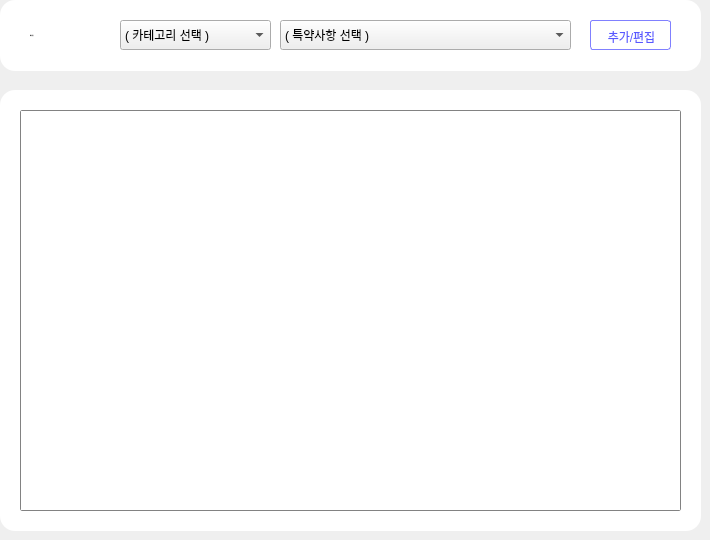
    <widget class="QWidget" name="page_2">
     <widget class="QFrame" name="my_sc_frame">
      <property name="geometry">
       <rect>
        <x>0</x>
        <y>0</y>
        <width>701</width>
        <height>71</height>
       </rect>
      </property>
      <property name="styleSheet">
       <string notr="true">#my_sc_frame {
	background-color: white;
	border-radius: 15px;
}</string>
      </property>
      <property name="frameShape">
       <enum>QFrame::StyledPanel</enum>
      </property>
      <property name="frameShadow">
       <enum>QFrame::Raised</enum>
      </property>
      <widget class="QLabel" name="lb_item_nm_11">
       <property name="geometry">
        <rect>
         <x>30</x>
         <y>20</y>
         <width>60</width>
         <height>30</height>
        </rect>
       </property>
       <property name="font">
        <font>
         <family>웰컴체 Regular</family>
         <pointsize>-1</pointsize>
         <weight>50</weight>
         <italic>false</italic>
         <bold>false</bold>
        </font>
       </property>
       <property name="styleSheet">
        <string notr="true"/>
       </property>
       <property name="text">
        <string>특약사항</string>
       </property>
      </widget>
      <widget class="QPushButton" name="btn_balance_cal_2">
       <property name="geometry">
        <rect>
         <x>640</x>
         <y>181</y>
         <width>28</width>
         <height>28</height>
        </rect>
       </property>
       <property name="styleSheet">
        <string notr="true">QPushButton {
	background-color: rgba(0,0,0,0);
	border-radius: 4px;
}

QPushButton::hover {
	background-color: rgba(44,62,80,50)
}

QPushButton:pressed {
	background-color: rgba(44,62,80,80)
}</string>
       </property>
       <property name="text">
        <string/>
       </property>
      </widget>
      <widget class="QPushButton" name="btn_2st_cal_2">
       <property name="geometry">
        <rect>
         <x>640</x>
         <y>141</y>
         <width>28</width>
         <height>28</height>
        </rect>
       </property>
       <property name="styleSheet">
        <string notr="true">QPushButton {
	background-color: rgba(0,0,0,0);
	border-radius: 4px;
}

QPushButton::hover {
	background-color: rgba(44,62,80,50)
}

QPushButton:pressed {
	background-color: rgba(44,62,80,80)
}</string>
       </property>
       <property name="text">
        <string/>
       </property>
      </widget>
      <widget class="QPushButton" name="btn_1st_cal_2">
       <property name="geometry">
        <rect>
         <x>640</x>
         <y>101</y>
         <width>28</width>
         <height>28</height>
        </rect>
       </property>
       <property name="styleSheet">
        <string notr="true">QPushButton {
	background-color: rgba(0,0,0,0);
	border-radius: 4px;
}

QPushButton::hover {
	background-color: rgba(44,62,80,50)
}

QPushButton:pressed {
	background-color: rgba(44,62,80,80)
}</string>
       </property>
       <property name="text">
        <string/>
       </property>
      </widget>
      <widget class="QComboBox" name="cbx_land_details_2">
       <property name="geometry">
        <rect>
         <x>280</x>
         <y>20</y>
         <width>291</width>
         <height>30</height>
        </rect>
       </property>
       <item>
        <property name="text">
         <string>( 특약사항 선택 )</string>
        </property>
       </item>
      </widget>
      <widget class="QComboBox" name="cbx_land_2">
       <property name="geometry">
        <rect>
         <x>120</x>
         <y>20</y>
         <width>151</width>
         <height>30</height>
        </rect>
       </property>
       <property name="iconSize">
        <size>
         <width>0</width>
         <height>0</height>
        </size>
       </property>
       <item>
        <property name="text">
         <string>( 카테고리 선택 )</string>
        </property>
       </item>
      </widget>
      <widget class="QPushButton" name="btn_back_3">
       <property name="geometry">
        <rect>
         <x>590</x>
         <y>20</y>
         <width>81</width>
         <height>30</height>
        </rect>
       </property>
       <property name="styleSheet">
        <string notr="true">QPushButton {
    font: 15px &quot;웰컴체 Regular&quot;;
    color: rgb(88,88,255);
    border: 1px solid rgb(128,128,255);
    padding-top: 3px;
    padding-left: 2px;
    border-radius: 3px;
    background: white;
    outline: none;
}

QPushButton:pressed {
    padding-left: 4px;
    padding-top: 5px;
    background-color: rgb(245,245,245);
}

QPushButton:disabled {
    background-color: rgb(166, 168, 171);
}</string>
       </property>
       <property name="text">
        <string>추가/편집</string>
       </property>
      </widget>
     </widget>
     <widget class="QFrame" name="sc_frame">
      <property name="geometry">
       <rect>
        <x>0</x>
        <y>90</y>
        <width>701</width>
        <height>441</height>
       </rect>
      </property>
      <property name="styleSheet">
       <string notr="true">#sc_frame {
	background-color: white;
	border-radius: 15px;
}</string>
      </property>
      <property name="frameShape">
       <enum>QFrame::StyledPanel</enum>
      </property>
      <property name="frameShadow">
       <enum>QFrame::Raised</enum>
      </property>
      <widget class="QPushButton" name="btn_balance_cal_3">
       <property name="geometry">
        <rect>
         <x>640</x>
         <y>181</y>
         <width>28</width>
         <height>28</height>
        </rect>
       </property>
       <property name="styleSheet">
        <string notr="true">QPushButton {
	background-color: rgba(0,0,0,0);
	border-radius: 4px;
}

QPushButton::hover {
	background-color: rgba(44,62,80,50)
}

QPushButton:pressed {
	background-color: rgba(44,62,80,80)
}</string>
       </property>
       <property name="text">
        <string/>
       </property>
      </widget>
      <widget class="QPushButton" name="btn_2st_cal_3">
       <property name="geometry">
        <rect>
         <x>640</x>
         <y>141</y>
         <width>28</width>
         <height>28</height>
        </rect>
       </property>
       <property name="styleSheet">
        <string notr="true">QPushButton {
	background-color: rgba(0,0,0,0);
	border-radius: 4px;
}

QPushButton::hover {
	background-color: rgba(44,62,80,50)
}

QPushButton:pressed {
	background-color: rgba(44,62,80,80)
}</string>
       </property>
       <property name="text">
        <string/>
       </property>
      </widget>
      <widget class="QPushButton" name="btn_1st_cal_3">
       <property name="geometry">
        <rect>
         <x>640</x>
         <y>101</y>
         <width>28</width>
         <height>28</height>
        </rect>
       </property>
       <property name="styleSheet">
        <string notr="true">QPushButton {
	background-color: rgba(0,0,0,0);
	border-radius: 4px;
}

QPushButton::hover {
	background-color: rgba(44,62,80,50)
}

QPushButton:pressed {
	background-color: rgba(44,62,80,80)
}</string>
       </property>
       <property name="text">
        <string/>
       </property>
      </widget>
      <widget class="QTextEdit" name="textEdit">
       <property name="geometry">
        <rect>
         <x>20</x>
         <y>20</y>
         <width>661</width>
         <height>401</height>
        </rect>
       </property>
       <property name="styleSheet">
        <string notr="true">QTextEdit {
	font: bold 15px;
	color: rgb(65,65,65);
	border: 1px solid rgb(130,130,130);
	border-radius: 2px;
}

QTextEdit:focus{
	color:  rgb(65,65,65);
	border: 1px solid rgb(148,148,255);
	border-radius: 2px;
	padding-right: 21px;
}</string>
       </property>
      </widget>
     </widget>
    </widget>
